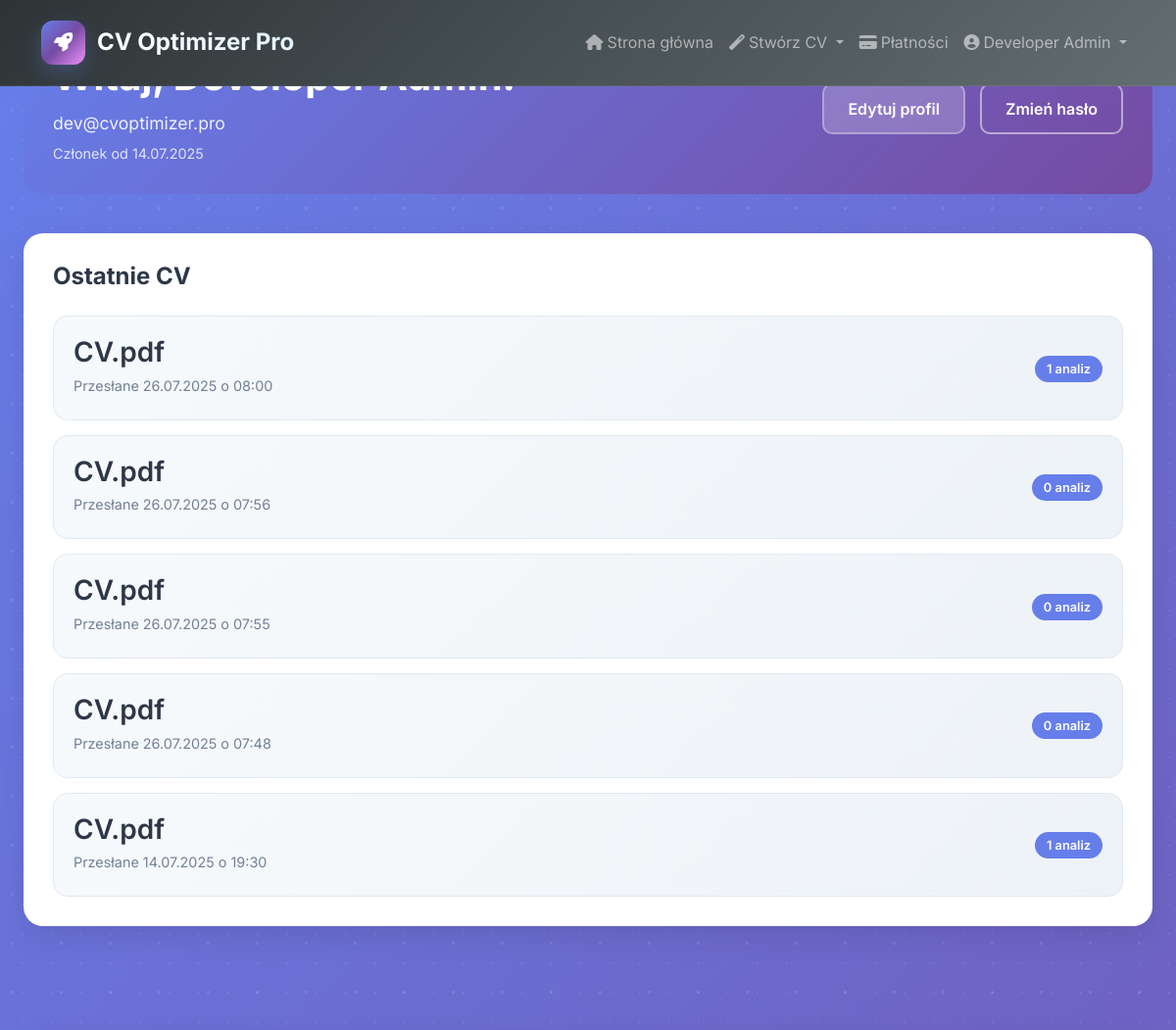
The page /profile (signed in, upper part) on the database as committed earlier.
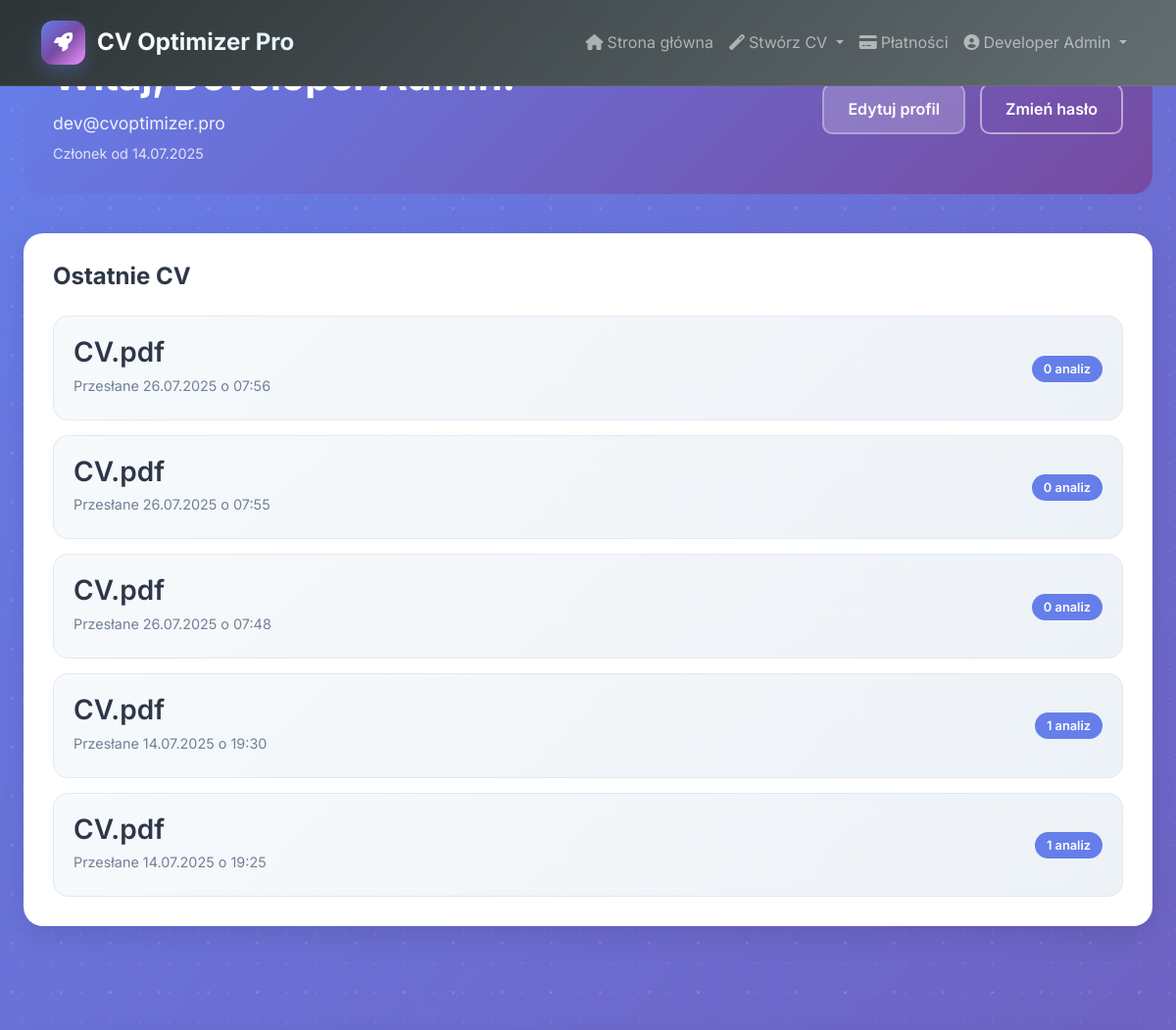
The same page on the database as committed later.
### models.py (models this page shows, shortened)
class User(UserMixin, db.Model):
    __tablename__ = 'users'
    id = db.Column(db.Integer, primary_key=True)
    username = db.Column(db.String(80), unique=True, nullable=False)
    email = db.Column(db.String(120), unique=True, nullable=False)
    password_hash = db.Column(db.String(255), nullable=False)
    first_name = db.Column(db.String(50))
    last_name = db.Column(db.String(50))
    created_at = db.Column(db.DateTime, default=datetime.utcnow)
    last_login = db.Column(db.DateTime)
    is_active = db.Column(db.Boolean, default=True)
    premium_until = db.Column(db.DateTime)
    stripe_customer_id = db.Column(db.String(100))
    stripe_session_id = db.Column(db.String(200))
    cv_uploads = db.relationship('CVUpload', backref='user', lazy=True, cascade='all, delete-orphan')
    def is_premium_active(self):
        if not self.premium_until:
            return False
        return datetime.utcnow() < self.premium_until
    def get_full_name(self):
        if self.first_name and self.last_name:
            return f"{self.first_name} {self.last_name}"
        return self.username

class CVUpload(db.Model):
    __tablename__ = 'cv_uploads'
    id = db.Column(db.Integer, primary_key=True)
    user_id = db.Column(db.Integer, db.ForeignKey('users.id'), nullable=False)
    filename = db.Column(db.String(255), nullable=False)
    original_text = db.Column(db.Text, nullable=False)
    job_title = db.Column(db.String(200))
    job_description = db.Column(db.Text)
    uploaded_at = db.Column(db.DateTime, default=datetime.utcnow)
    analysis_results = db.relationship('AnalysisResult', backref='cv_upload', lazy=True, cascade='all, delete-orphan')

### app.py (the view)
@app.route('/profile')
@login_required
def profile():
    recent_cvs = CVUpload.query.filter_by(user_id=current_user.id).order_by(CVUpload.uploaded_at.desc()).limit(5).all()
    return render_template('auth/profile.html', user=current_user, recent_cvs=recent_cvs)

### app.py (called while the page is built)
@login_manager.user_loader
def load_user(user_id):
    return db.session.get(User, int(user_id))

### templates/auth/profile.html (shortened to what this page needs)
{% extends "base.html" %}
{% block content %}
<div class="profile-container">
    <div class="profile-header">
        <div class="profile-info">
            <h1>Witaj, {{ user.get_full_name() }}!</h1>
            <p class="profile-email">{{ user.email }}</p>
            <p class="profile-member-since">Członek od {{ user.created_at.strftime('%d.%m.%Y') }}</p>
        </div>
        <div class="profile-actions">
            <a href="{{ url_for('edit_profile') }}" class="btn btn-secondary">Edytuj profil</a>
            <a href="{{ url_for('change_password') }}" class="btn btn-outline">Zmień hasło</a>
        </div>
    </div>
    <div class="profile-content">
        <div class="profile-section">
            <h2>Ostatnie CV</h2>
            {% if recent_cvs %}
                <div class="cv-list">
                    {% for cv in recent_cvs %}
                        <div class="cv-card">
                            <div class="cv-info">
                                <h3>{{ cv.filename }}</h3>
                                <p class="cv-date">Przesłane {{ cv.uploaded_at.strftime('%d.%m.%Y o %H:%M') }}</p>
                            </div>
                            <div class="cv-stats">
                                <span class="stat">{{ cv.analysis_results|length }} analiz</span>
                            </div>
                        </div>
                    {% endfor %}
                </div>
            {% else %}
                <div class="empty-state">
                    <p>Nie masz jeszcze żadnych przesłanych CV.</p>
                    <a href="{{ url_for('index') }}" class="btn btn-primary">Prześlij swoje pierwsze CV</a>
                </div>
            {% endif %}
        </div>
                        {% set total_analyses = namespace(count=0) %}
                        {% for cv in recent_cvs %}
                            {% set total_analyses.count = total_analyses.count + cv.analysis_results|length %}
                        {% endfor %}
    </div>
</div>
{% endblock %}

### templates/base.html (shortened to what this page needs)
<!DOCTYPE html>
<html lang="pl" data-bs-theme="light">
<head>
    <link href="https://cdn.jsdelivr.net/npm/bootstrap@5.3.2/dist/css/bootstrap.min.css" rel="stylesheet">
    <link rel="stylesheet" href="https://cdnjs.cloudflare.com/ajax/libs/font-awesome/6.5.0/css/all.min.css">
    <link rel="stylesheet" href="{{ url_for('static', filename='css/custom.css') }}">
    <link rel="stylesheet" href="{{ url_for('static', filename='css/modern-premium.css') }}">
</head>
<body>
    <header class="modern-header">
        <nav class="navbar navbar-expand-lg navbar-dark fixed-top">
            <div class="container">
                <a class="navbar-brand modern-brand" href="/">
                    <div class="brand-icon">
                        <i class="fas fa-rocket"></i>
                    </div>
                    <span class="brand-text">CV Optimizer Pro</span>
                </a>
                <div class="collapse navbar-collapse" id="navbarNav">
                    <ul class="navbar-nav ms-auto">
                        {% if current_user.is_authenticated %}
                            <li class="nav-item">
                                <a class="nav-link" href="{{ url_for('index') }}">
                                    <i class="fas fa-home me-1"></i>Strona główna
                                </a>
                            </li>
                            <li class="nav-item dropdown">
                            <a class="nav-link dropdown-toggle" href="#" id="cvDropdown" role="button" data-bs-toggle="dropdown" aria-expanded="false">
                                <i class="fas fa-magic me-1"></i>Stwórz CV
                            </a>
                        </li>
                            <li class="nav-item">
                                <a class="nav-link" href="{{ url_for('payment_options') }}">
                                    <i class="fas fa-credit-card me-1"></i>Płatności
                                </a>
                            </li>
                            <li class="nav-item dropdown">
                                <a class="nav-link dropdown-toggle" href="#" id="navbarDropdown" role="button" data-bs-toggle="dropdown">
                                    <i class="fas fa-user-circle me-1"></i>{{ current_user.get_full_name() or current_user.username }}
                                </a>
                            </li>
                        {% endif %}
                    </ul>
                </div>
            </div>
        </nav>
    </header>
    <main class="container-fluid main-content">
        {% block content %}{% endblock %}
    </main>
</body>
</html>

### static/css/custom.css (style rules this page uses)
:root { --gradient-primary: linear-gradient(135deg, #667eea 0%, #764ba2 50%, #f093fb 100%); --gradient-secondary: linear-gradient(135deg, #ff9a9e 0%, #fecfef 50%, #fad0c4 100%); --gradient-success: linear-gradient(135deg, #a8edea 0%, #fed6e3 100%); --gradient-info: linear-gradient(135deg, #74b9ff 0%, #0984e3 100%); --gradient-warning: linear-gradient(135deg, #ffecd2 0%, #fcb69f 100%); --gradient-dark: linear-gradient(135deg, #2d3436 0%, #636e72 100%); --gradient-rainbow: linear-gradient(45deg, #ff0081, #ff8c00, #40e0d0, #8a2be2, #ff1493); --gradient-cosmic: radial-gradient(ellipse at center, #667eea 0%, #764ba2 35%, #f093fb 100%); --shadow-glass: 0 8px 32px 0 rgba(31, 38, 135, 0.37); --shadow-soft: 0 15px 35px rgba(50, 50, 93, 0.1); --shadow-medium: 0 20px 40px rgba(50, 50, 93, 0.15); --shadow-strong: 0 25px 50px rgba(50, 50, 93, 0.25); --shadow-neon: 0 0 20px rgba(102, 126, 234, 0.6), 0 0 40px rgba(102, 126, 234, 0.4); --shadow-floating: 0 30px 60px rgba(0, 0, 0, 0.12); --border-radius-sm: 8px; --border-radius-md: 12px; --border-radius-lg: 24px; --border-radius-xl: 32px; --border-radius-2xl: 40px; --border-radius-organic: 60% 40% 30% 70% / 60% 30% 70% 40%; --border-radius-blob: 30% 70% 70% 30% / 30% 30% 70% 70%; --text-primary: #1a202c; --text-secondary: #2d3748; --text-muted: #718096; }
body { background: radial-gradient(circle at 20% 80%, rgba(120, 119, 198, 0.3) 0%, transparent 50%), radial-gradient(circle at 80% 20%, rgba(255, 119, 198, 0.3) 0%, transparent 50%), radial-gradient(circle at 40% 40%, rgba(120, 219, 255, 0.2) 0%, transparent 50%), linear-gradient(135deg, #667eea 0%, #764ba2 100%); font-family: 'Inter', -apple-system, BlinkMacSystemFont, 'Segoe UI', Roboto, sans-serif; min-height: 100vh; position: relative; overflow-x: hidden; }
body::before { content: ''; position: fixed; top: 0; left: 0; width: 100%; height: 100%; background-image: radial-gradient(circle at 25% 25%, rgba(255, 255, 255, 0.1) 2px, transparent 2px), radial-gradient(circle at 75% 75%, rgba(255, 255, 255, 0.1) 1px, transparent 1px); background-size: 50px 50px, 30px 30px; animation: float 20s ease-in-out infinite; pointer-events: none; z-index: -1; }
.btn { border-radius: 12px; font-weight: 600; padding: 12px 24px; transition: all 0.3s cubic-bezier(0.4, 0, 0.2, 1); border: none; position: relative; overflow: hidden; text-transform: none; }
.btn::before { content: ''; position: absolute; top: 0; left: -100%; width: 100%; height: 100%; background: linear-gradient(90deg, transparent, rgba(255,255,255,0.2), transparent); transition: left 0.5s; }
.modern-header { position: relative; z-index: 1000; }
.navbar.fixed-top { background: var(--gradient-dark) !important; backdrop-filter: blur(10px); border-bottom: 1px solid rgba(255, 255, 255, 0.1); padding: 1rem 0; transition: all 0.3s ease; }
.modern-brand { display: flex; align-items: center; font-weight: 700; font-size: 1.5rem; text-decoration: none; color: white !important; transition: all 0.3s ease; }
.brand-icon { background: var(--gradient-primary); width: 45px; height: 45px; border-radius: 12px; display: flex; align-items: center; justify-content: center; margin-right: 12px; box-shadow: 0 8px 20px rgba(102, 126, 234, 0.3); }
.brand-icon i { font-size: 1.2rem; color: white; }
.brand-text { background: linear-gradient(45deg, #fff, #e3f2fd); -webkit-background-clip: text; -webkit-text-fill-color: transparent; background-clip: text; }
.main-content { padding-top: 100px; min-height: calc(100vh - 200px); }
.collapse { transition: all 0.35s ease; }

Rows that differ between the two databases and show on the page:
removed CVUpload: filename "CV.pdf", uploaded_at "26.07.2025 o 08:00", analysis_results|length "1"
now on this page (row unchanged): CVUpload: filename "CV.pdf", uploaded_at "14.07.2025 o 19:25", analysis_results|length "1"
